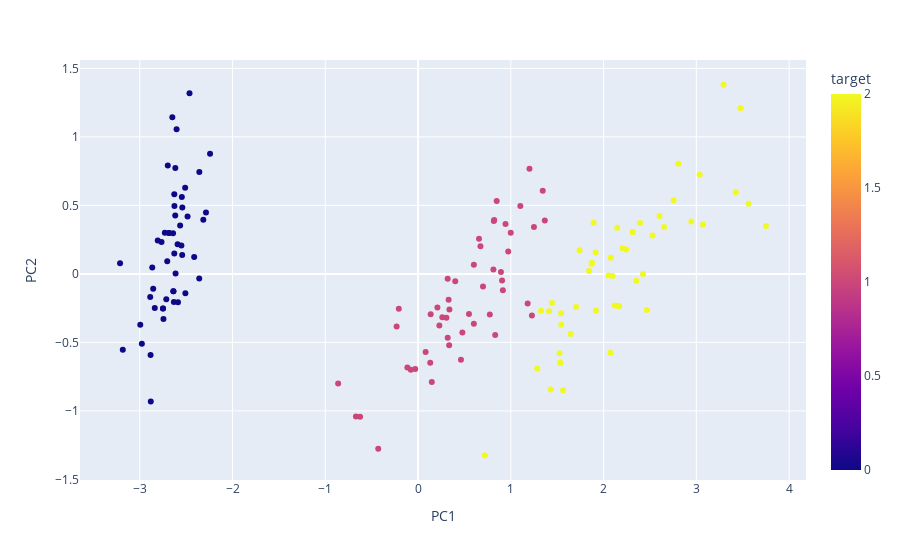

The notebook cell saved with this chart:
### Code cell
from sklearn.decomposition import PCA

pca = PCA(n_components=2)
X_2d = pd.DataFrame(pca.fit_transform(X), columns=['PC1', 'PC2'])
X_2d['target'] = X['target']
px.scatter(X_2d, x='PC1', y='PC2', color='target')

### Figure 1 — Plotly figure (JSON) as saved in the notebook; plotly's stock layout.template omitted (floating-point values rounded to 4 significant figures; data arrays with more than 128 entries replaced by an {"elided": "..."} marker saying what was removed)
{"data": [{"hovertemplate": "PC1=%{x}<br>PC2=%{y}<br>target=%{marker.color}<extra></extra>", "legendgroup": "", "marker": {"color": {"elided": "150 int values"}, "coloraxis": "coloraxis", "symbol": "circle"}, "mode": "markers", "name": "", "orientation": "v", "showlegend": false, "type": "scatter", "x": {"elided": "150 float values"}, "xaxis": "x", "y": {"elided": "150 float values"}, "yaxis": "y"}], "layout": {"coloraxis": {"colorbar": {"title": {"text": "target"}}, "colorscale": [[0, "#0d0887"], [0.1111, "#46039f"], [0.2222, "#7201a8"], [0.3333, "#9c179e"], [0.4444, "#bd3786"], [0.5556, "#d8576b"], [0.6667, "#ed7953"], [0.7778, "#fb9f3a"], [0.8889, "#fdca26"], [1, "#f0f921"]]}, "legend": {"tracegroupgap": 0}, "margin": {"t": 60}, "xaxis": {"anchor": "y", "domain": [0, 1], "title": {"text": "PC1"}}, "yaxis": {"anchor": "x", "domain": [0, 1], "title": {"text": "PC2"}}}}
